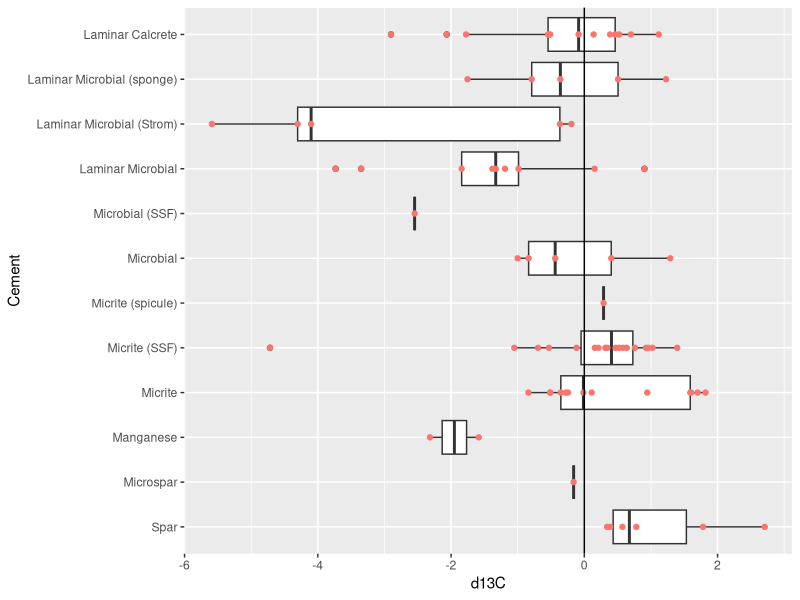
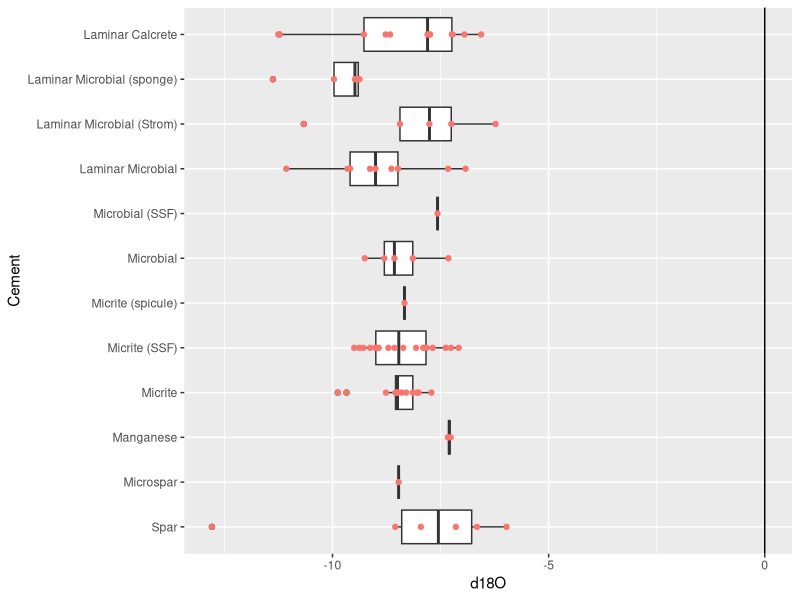
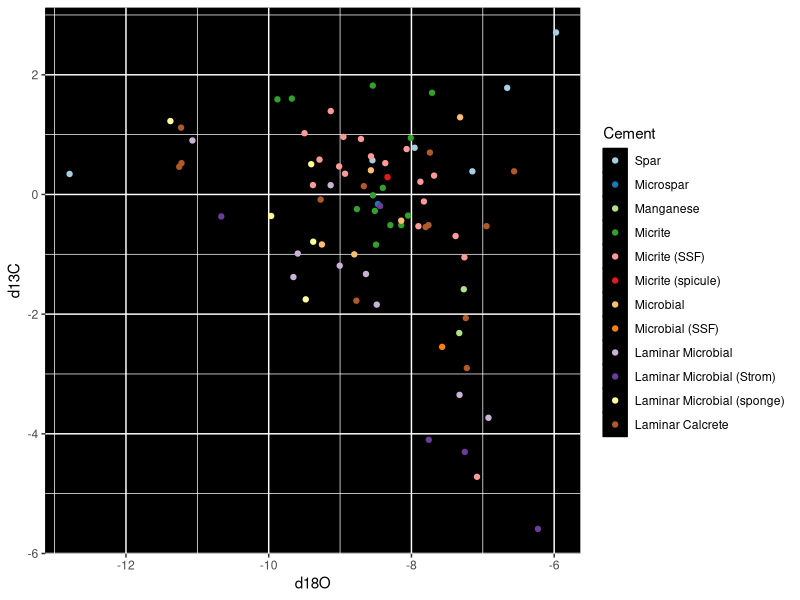
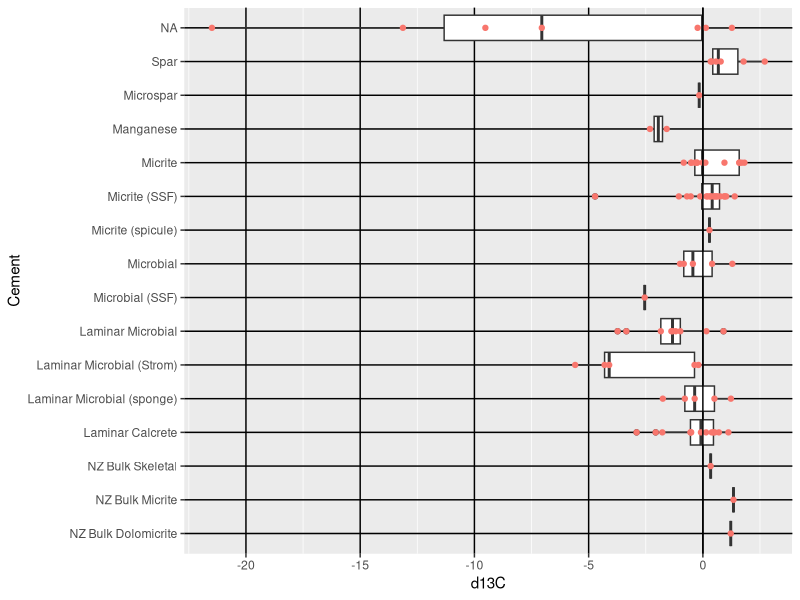
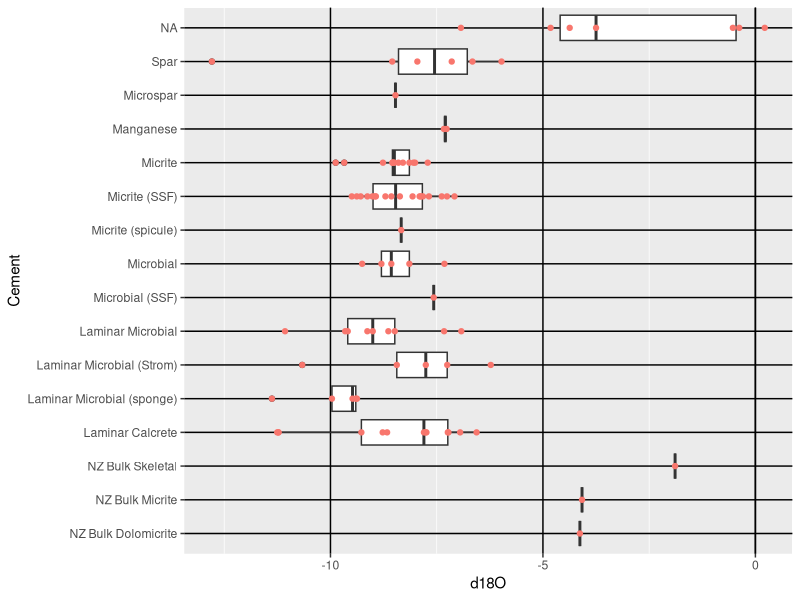
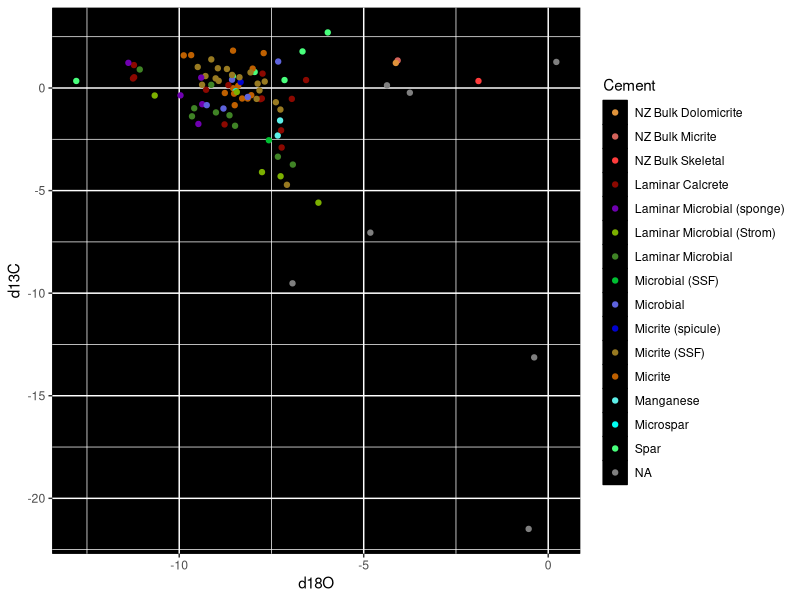
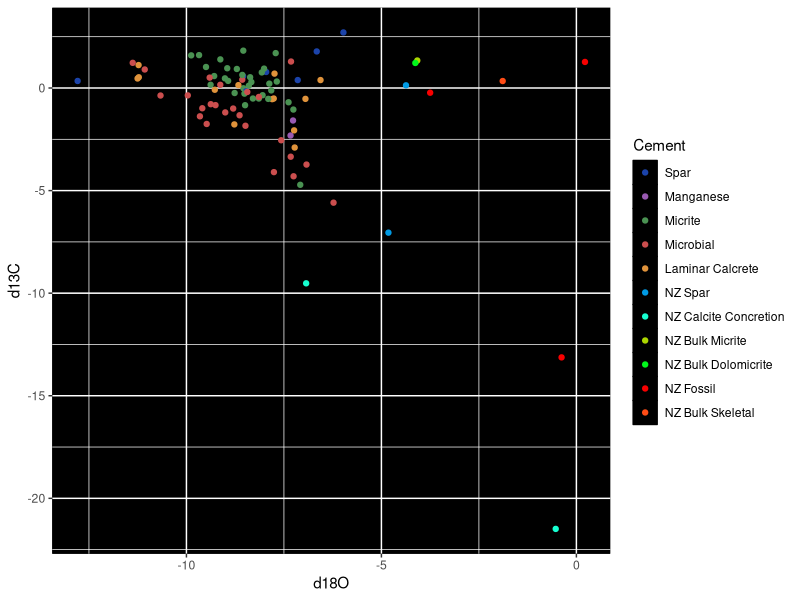
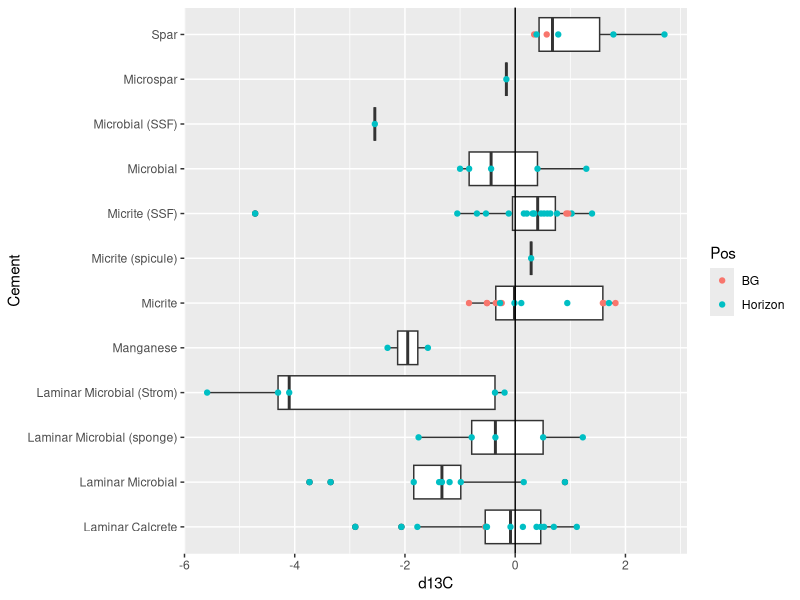

These figures' R source, in order:
## ---- chunk 1
knitr::opts_chunk$set(echo = TRUE)
library(tidyverse)
## ---- chunk 2
iso_orig <- readxl::read_xlsx("r_Jacquet_carb_with_cements.xlsx")
iso_nz <- readxl::read_xlsx("nelsonsmithisotopes.xlsx")
## ---- chunk 3
iso_combo <- iso_orig %>%
  select(Cement, d13C, d18O) %>%
  rbind(iso_nz)
## ---- chunk 4
iso_cond <- iso_orig %>%
  select(Cement, d13C, d18O) %>%
  mutate(Cement = case_when(
    str_detect(Cement, "Microspar") == TRUE ~ "Spar",
    str_detect(Cement, "Micrite") == TRUE ~ "Micrite",
    str_detect(Cement, "Microbial") == TRUE ~ "Microbial",
    TRUE ~ as.character(Cement)
  )) %>%
  rbind(iso_nz) %>%
  mutate(Cement = case_when(
    str_detect(Cement, "NZ Spar") == TRUE ~ "NZ Spar",
    str_detect(Cement, "Fossil") == TRUE ~ "NZ Fossil",
    str_detect(Cement, "Calcite") == TRUE ~ "NZ Calcite Concretion",
    TRUE ~ as.character(Cement)
  ))
## ---- chunk 5
iso_bg <- iso_orig %>%
  mutate(Pos = case_when(
    str_detect(ID, "1.3m") == TRUE ~ "BG",
    str_detect(ID, "AB") == TRUE ~ "BG",
    str_detect(ID, "FUWM 4") == TRUE ~ "BG",
    TRUE ~ "Horizon"
  ))
## ---- chunk 6
iso_orig$Cement <- factor(iso_orig$Cement, levels = c("Spar", "Microspar", "Manganese", "Micrite", "Micrite (SSF)", "Micrite (spicule)", "Microbial", "Microbial (SSF)", "Laminar Microbial", "Laminar Microbial (Strom)", "Laminar Microbial (sponge)", "Laminar Calcrete"))
## ---- chunk 7
iso_combo$Cement <- factor(iso_combo$Cement, levels = rev(c("Spar", "Microspar", "Manganese", "Micrite", "Micrite (SSF)", "Micrite (spicule)", "Microbial", "Microbial (SSF)", "Laminar Microbial", "Laminar Microbial (Strom)", "Laminar Microbial (sponge)", "Laminar Calcrete", "NZ Spar 1", "NZ Spar 2", "NZ Fossil 1", "NZ Fossil 2", "NZ Fossil 3", "NZ Calcite Concretion 1", "NZ Calcite Concretion 2", "NZ Bulk Skeletal", "NZ Bulk Micrite", "NZ Bulk Dolomicrite")))
## ---- chunk 8
iso_cond$Cement <- factor(iso_cond$Cement, levels = c("Spar", "Manganese", "Micrite",  "Microbial", "Laminar Calcrete", "NZ Spar", "NZ Calcite Concretion", "NZ Bulk Micrite", "NZ Bulk Dolomicrite", "NZ Fossil", "NZ Bulk Skeletal"))
## ---- chunk 9
carbon <- iso_orig %>%
  ggplot(aes(x = d13C, y = Cement)) +
  geom_boxplot() +
  geom_point(aes(color = "red")) +
  geom_vline(xintercept = 0) +
  theme(
    legend.position = "none"
  )
carbon
## ---- chunk 10
oxygen <- iso_orig %>%
  ggplot(aes(x = d18O, y = Cement)) +
  geom_boxplot() +
  geom_point(aes(color = "red")) +
  geom_vline(xintercept = 0) +
  theme(
    legend.position = "none"
  )
oxygen
## ---- chunk 11
carbox <- iso_orig %>%
  ggplot(aes(x = d18O, y = d13C, color = Cement)) +
  geom_point() +
  scale_color_brewer(palette = "Paired") +
  #geom_smooth(method = "lm") + #regression lines
  theme(
    panel.background = element_rect(fill = "black", color = "black"),
    legend.key = element_rect(fill ="black"),
  )
carbox
## ---- chunk 12
NZcarbon <- iso_combo %>%
  ggplot(aes(x = d13C, y = Cement)) +
  geom_boxplot() +
  geom_point(aes(color = "red")) +
  geom_vline(xintercept = 0) +
  theme(
    legend.position = "none",
    panel.grid.major = element_line(color = "black")
  )
NZcarbon
## ---- chunk 13
NZoxygen <- iso_combo %>%
  ggplot(aes(x = d18O, y = Cement)) +
  geom_boxplot() +
  geom_point(aes(color = "red")) +
  geom_vline(xintercept = 0) +
  theme(
    legend.position = "none",
    panel.grid.major = element_line(color = "black")
  )
NZoxygen
## ---- chunk 14
bigcolor <- c("#E0933B", "#D4635B", "#FF3C3C", "#8C0800", "#6F00B0", "#7CB000", "#3F8325", "#00BF32", "#5E63DD", "#0002CF", "#987A21", "#BE6000", "#5DEFE8", "#00FFF3", "#48FF7C", "#7CFF48", "#FFFB48", "#FFC948", "#A048FF", "#D248FF", "#FF48ED", "#FF4873")

NZcarbox <- iso_combo %>%
  ggplot(aes(x = d18O, y = d13C, color = Cement)) +
  geom_point() +
  scale_color_manual(values = bigcolor) +
  #geom_smooth(method = "lm") + #regression lines
  theme(
    panel.background = element_rect(fill = "black", color = "black"),
    legend.key = element_rect(fill ="black"),
  )
NZcarbox
## ---- chunk 15
smallcolor <- c("#1B43AA", "#995AB1", "#4A9252", "#CB4E4E", "#E0933B", "#009AE4", "#16FFD1", "#ACD600", "#00F81B", "#F80000", "#FF4C16")

NZcond <- iso_cond %>%
    ggplot(aes(x = d18O, y = d13C, color = Cement)) +
  geom_point() +
  scale_color_manual(values = smallcolor) +
  #geom_smooth(method = "lm") + #regression lines
  theme(
    panel.background = element_rect(fill = "black", color = "black"),
    legend.key = element_rect(fill ="black"),
  )
NZcond
## ---- chunk 16
carbon_bg <- iso_bg %>%
  ggplot(aes(x = d13C, y = Cement)) +
  geom_boxplot() +
  geom_point(aes(color = Pos)) +
  geom_vline(xintercept = 0) +
  theme(
   # legend.position = "none"
  )
carbon_bg
## ---- chunk 17
oxygen_bg <- iso_bg %>%
  ggplot(aes(x = d18O, y = Cement)) +
  geom_boxplot() +
  geom_point(aes(color = Pos)) +
  geom_vline(xintercept = 0) +
  theme(
   # legend.position = "none"
  )
oxygen_bg
## ---- chunk 18
hull <- iso_orig %>%
  group_by(Cement) %>%
  select(Cement, d13C, d18O) %>%
  mutate(Cement = case_when( #comment out mutate sections for full data
    str_detect(Cement, "Microspar") == TRUE ~ "Spar",
    str_detect(Cement, "Micrite") == TRUE ~ "Micrite",
    str_detect(Cement, "Microbial") == TRUE ~ "Microbial",
    TRUE ~ as.character(Cement)
  )) %>%
  slice(chull(d18O, d13C))

carbox <- iso_orig %>%
  select(Cement, d13C, d18O) %>%
  mutate(Cement = case_when( #comment out mutate sections for full data
    str_detect(Cement, "Microspar") == TRUE ~ "Spar",
    str_detect(Cement, "Micrite") == TRUE ~ "Micrite",
    str_detect(Cement, "Microbial") == TRUE ~ "Microbial",
    TRUE ~ as.character(Cement)
  )) %>%
  ggplot(aes(x = d18O, y = d13C, color = Cement)) +
  geom_point() +
  #scale_color_brewer(palette = "Paired") +
  geom_polygon(data = hull, alpha = .25, aes(fill = Cement)) +
  #geom_smooth(method = "lm") + #regression lines
  theme(
    panel.background = element_rect(fill = "black", color = "black"),
    legend.key = element_rect(fill ="black"),
  )
carbox
